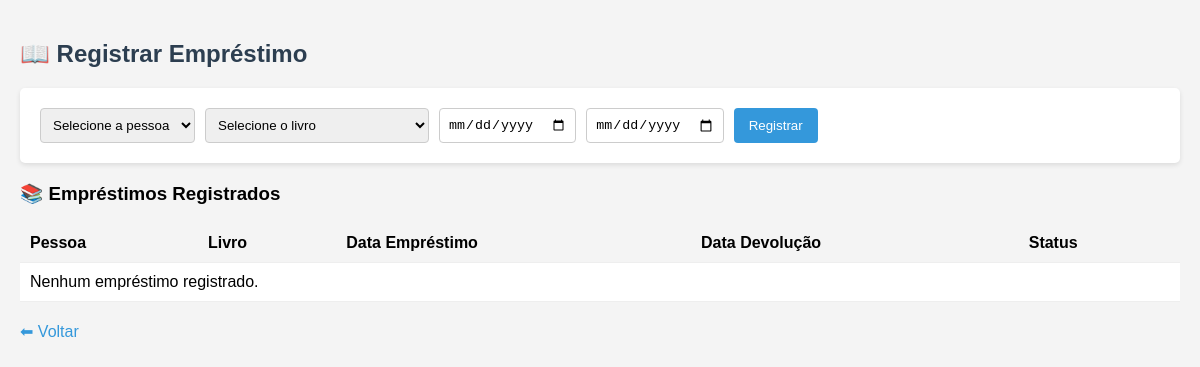
Before: /emprestimos with the older database file.
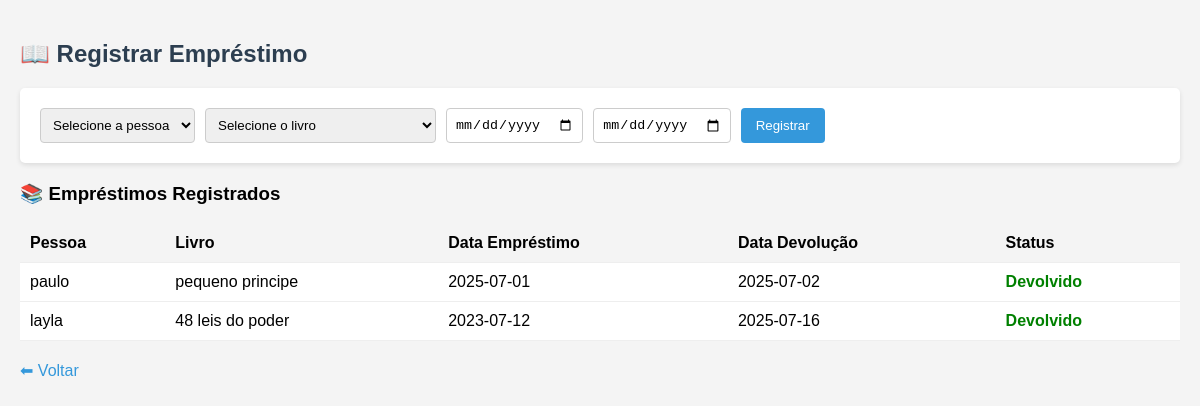
After: the same page with the newer database file.
### tables this page shows
CREATE TABLE emprestimos (
            id INTEGER PRIMARY KEY AUTOINCREMENT,
            livro_id INTEGER,
            pessoa_id INTEGER,
            data_emprestimo TEXT,
            data_devolucao TEXT,
            devolvido INTEGER DEFAULT 0,
            FOREIGN KEY (livro_id) REFERENCES livros(id),
            FOREIGN KEY (pessoa_id) REFERENCES pessoas(id)
        );

CREATE TABLE pessoas (
            id INTEGER PRIMARY KEY AUTOINCREMENT,
            nome TEXT NOT NULL,
            contato TEXT
        , data_retirada TEXT, hora_retirada TEXT);

CREATE TABLE livros (
            id INTEGER PRIMARY KEY AUTOINCREMENT,
            titulo TEXT NOT NULL,
            autor TEXT,
            categoria TEXT,
            disponivel INTEGER DEFAULT 1
        , quantidade INTEGER DEFAULT 1);

### app.py (the view, shortened to what this page needs)
@app.route('/emprestimos', methods=['GET', 'POST'])
def emprestimos():
    conn = get_db_connection()
    cursor = conn.cursor()
    emprestimos = cursor.execute('''
        SELECT e.*, p.nome as pessoa_nome, l.titulo as livro_titulo
        FROM emprestimos e
        JOIN pessoas p ON e.pessoa_id = p.id
        JOIN livros l ON e.livro_id = l.id
        ORDER BY e.data_emprestimo DESC
    ''').fetchall()
    emprestimos_list = []
    for emp in emprestimos:
        emp_dict = dict(emp)
        if not emp_dict['devolvido']:
            emp_dict['atrasado'] = date.today().isoformat() > emp_dict['data_devolucao']
        else:
            emp_dict['atrasado'] = False
        emprestimos_list.append(emp_dict)
    livros = cursor.execute('SELECT * FROM livros WHERE quantidade > 0').fetchall()
    pessoas = cursor.execute('SELECT * FROM pessoas').fetchall()
    conn.close()
    return render_template('emprestimos.html', emprestimos=emprestimos_list, livros=livros, pessoas=pessoas)

### app.py (called while the page is built)
def get_db_connection():
    conn = sqlite3.connect('database.db')
    conn.row_factory = sqlite3.Row
    return conn

### templates/emprestimos.html (shortened to what this page needs)
<!DOCTYPE html>
<html lang="pt-br">
<head>
  <link rel="stylesheet" href="{{ url_for('static', filename='style.css') }}">
</head>
<body>
  <h2>📖 Registrar Empréstimo</h2>
  <form action="{{ url_for('emprestimos') }}" method="post">
    <select name="pessoa_id" required>
      <option value="">Selecione a pessoa</option>
    </select>
    <select name="livro_id" required>
      <option value="">Selecione o livro</option>
    </select>
    <input type="date" name="data_emprestimo" required>
    <input type="date" name="data_devolucao" required>
    <button type="submit">Registrar</button>
  </form>
  <h3>📚 Empréstimos Registrados</h3>
  <table>
    <thead>
      <tr>
        <th>Pessoa</th>
        <th>Livro</th>
        <th>Data Empréstimo</th>
        <th>Data Devolução</th>
        <th>Status</th>
      </tr>
    </thead>
    <tbody>
      {% if emprestimos %}
        {% for emp in emprestimos %}
        <tr>
          <td>{{ emp['pessoa_nome'] }}</td>
          <td>{{ emp['livro_titulo'] }}</td>
          <td>{{ emp['data_emprestimo'] }}</td>
          <td>{{ emp['data_devolucao'] }}</td>
          <td>
            {% if emp['devolvido'] %}
              <span class="devolvido">Devolvido</span>
            {% endif %}
          </td>
        </tr>
        {% endfor %}
      {% else %}
        <tr>
          <td colspan="5">Nenhum empréstimo registrado.</td>
        </tr>
      {% endif %}
    </tbody>
  </table>
  <a href="/">⬅ Voltar</a>
</body>
</html>

Changed rows visible on the page:
added emprestimos: pessoa_nome "paulo", livro_titulo "pequeno principe", data_emprestimo "2025-07-01", data_devolucao "2025-07-02", devolvido "Devolvido"
added emprestimos: pessoa_nome "layla", livro_titulo "48 leis do poder", data_emprestimo "2023-07-12", data_devolucao "2025-07-16", devolvido "Devolvido"
Other visible differences:
text no longer shown: "Nenhum empréstimo registrado."
